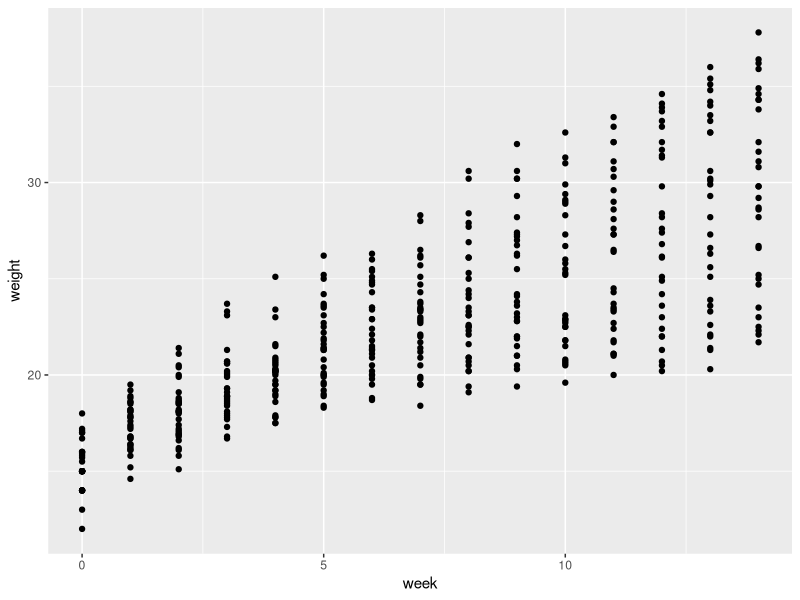
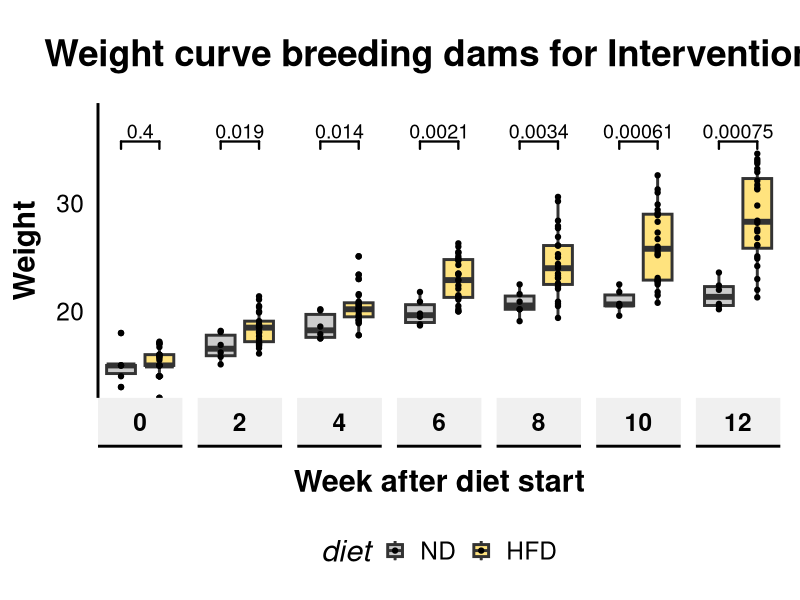

Recreate these plots in R, in order.
#*#*#*#*#*#*#*#*#*#*#*#*#*#*#*#*#*#*#*#*#*#*#*#*#*#*#*#*#*#*#*#*#*#*#*#*#*#*#
#ANALYSIS FGF21 Fertility Fig1 Phenotyping
#*#*#*#*#*#*#*#*#*#*#*#*#*#*#*#*#*#*#*#*#*#*#*#*#*#*#*#*#*#*#*#*#*#*#*#*#*#*#
#Analysis of data for figure 1 regarding weight curve and phenotyping.
#JULY 2022, BEAT MOECKLI

#loading necessary packages
lapply(c("tidyverse", "RColorBrewer", "data.table", "colorspace", "readxl", 
         "ggpubr", "ggbeeswarm"), require, character.only = TRUE)

#*#*#*#*#*#*#*#*#*#*#*#*#*#*#*#*#*#*#*
#Raw results import and annotation####
#*#*#*#*#*#*#*#*#*#*#*#*#*#*#*#*#*#*#*

#Import the weight data for all animals per week
FGF21_Weight<-read.csv("data/FGF21_Weight.csv")%>%
  mutate(diet=factor(diet, levels = c("ND", "HFD")))

#Import the weight data for the week after the sacrifice for the FGF21 and control animals
FGF21_WeightImpl<-read.csv("data/FGF21_WeightImplantation.csv")

#*#*#*#*#*#*#*#*#*#*#*#*#*#*#*#
#Plot structure & functions####
#*#*#*#*#*#*#*#*#*#*#*#*#*#*#*#

#Theme of colours to be used throughout the manuscript. Colors chosen with Viz Palette and colorgorical
mycolors_fill<-c("#cccccc","#FFE37E","#d94f60")
mycolors_stroke<-c("#9B9B9B","#FFB14E","#A21736")

#Theme publication function
theme_Publication <- function(base_size=16, base_family="sans") {
  library(grid)
  library(ggthemes)
  (theme_foundation(base_size=base_size, base_family=base_family)
    + theme(plot.title = element_text(face = "bold",
                                      size = rel(1.2), hjust = 0.5, margin = margin(0,0,20,0)),
            text = element_text(),
            panel.background = element_rect(colour = NA),
            plot.background = element_rect(colour = NA),
            panel.border = element_rect(colour = NA),
            axis.title = element_text(face = "bold",size = rel(1)),
            axis.title.y = element_text(angle=90,vjust =2),
            axis.title.x = element_text(vjust = -0.2),
            axis.text = element_text(), 
            axis.line.x = element_line(colour="black"),
            axis.line.y = element_line(colour="black"),
            axis.ticks = element_line(),
            panel.grid.major = element_blank(),
            panel.grid.minor = element_blank(),
            legend.key = element_rect(colour = NA),
            legend.position = "bottom",
            legend.direction = "horizontal",
            legend.box = "vetical",
            legend.key.size= unit(0.5, "cm"),
            #legend.margin = unit(0, "cm"),
            legend.title = element_text(face="italic"),
            plot.margin=unit(c(10,5,5,5),"mm"),
            strip.background=element_rect(colour="#f0f0f0",fill="#f0f0f0"),
            strip.text = element_text(face="bold")
    ))
}

#Function to create the standard boxplot, returns list element
boxplot_FGF21<-function(nudge=0.6,
                        size=0.8,
                        textsize=5){
  list(
    geom_boxplot(size=1),
    geom_point(),
    scale_fill_manual(values=mycolors_fill),
    scale_color_manual(values=mycolors_stroke),
    geom_signif(comparisons = list(c("FGF21", "HFD")),
                color="black",
                size=size,
                textsize = textsize),
    geom_signif(comparisons = list(c("ND", "HFD")),
                color="black",
                size=size,
                textsize = textsize),
    geom_signif(comparisons = list(c("FGF21", "ND")), 
                position = position_nudge(y=nudge),
                color="black",
                size=size,
                textsize = textsize),
    theme_Publication(base_size=22),
    scale_y_continuous(expand = expansion(mult = c(0, 0.15)))
  )
}



#*#*#*#*#*#*#*#*#*#*#*#*#*#*#*#*#*#*#*#*#*#*#*#*#*#*
#Create weight curve for dams between HFD and ND####
#*#*#*#*#*#*#*#*#*#*#*#*#*#*#*#*#*#*#*#*#*#*#*#*#*#*

#Pivot to longer
grow_dams<-FGF21_Weight%>%dplyr::select(lab_id, diet, cage, group, starts_with("w"))%>%
  pivot_longer(cols=starts_with("w"), names_to="week", names_transform=list(week=readr::parse_number), 
               values_to="weight")

ggplot(grow_dams, aes(x=week, y=weight))+
  geom_point()

x <- seq(0,12,2)
y<- grow_dams%>%filter(week == c(0,2,4))

?filter

grow_dams[grow_dams$week%in%seq(0,12,2),]

#Plot per diet without trend curve but statistical analysis
grow_dams[grow_dams$week%in%seq(0,12,2),]%>%
ggplot(aes(x=diet, y=weight, fill=diet))+geom_boxplot()+
  geom_beeswarm(color="black", size=1, alpha=0.6)+
  facet_wrap(~week, nrow=1, switch = "x")+
  boxplot_FGF21()+
  labs(y= "Weight", x="Week after diet start")+
  theme(axis.text.x = element_blank(), axis.ticks = element_blank())+
  ggtitle("Weight curve breeding dams for Interventions")
